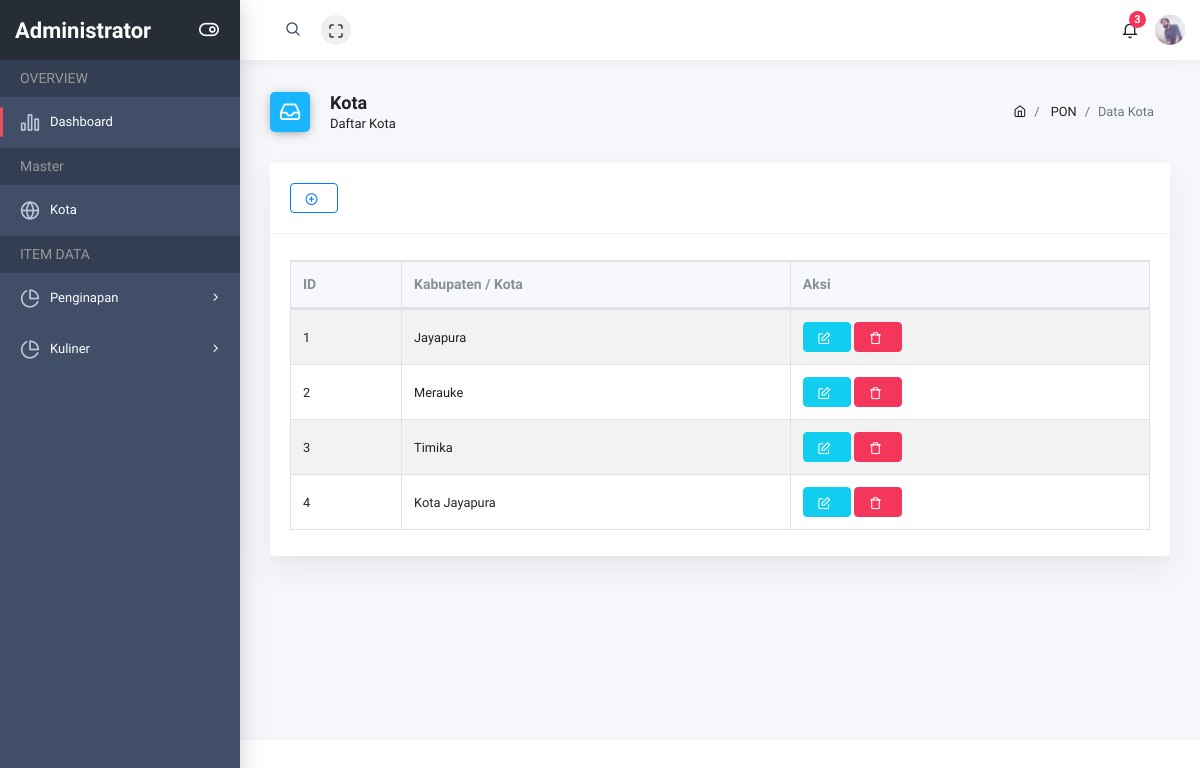
The app's page /kota (signed in) with its own data.
### pon/models.py (models this page shows, shortened)
class Kota(models.Model):
    id_kota = models.AutoField(primary_key=True)
    nama_kota = models.CharField(max_length=50)
    class Meta:
        ordering = ('id_kota',)

### pon/views.py (the view)
# urls.py: path('kota', login_required(KotaView.as_view()), name='kota'),
class KotaView(ListView):
    template_name = 'layout/r-kota.html';
    model = Kota

### pon/templates/layout/r-kota.html
{% extends 'base/base_site.html' %}
{% block content %}
<div class="page-header">
    <div class="row align-items-end">
        <div class="col-lg-8">
            <div class="page-header-title">
                <i class="ik ik-inbox bg-blue"></i>
                <div class="d-inline">
                    <h5>Kota</h5>
                    <span>Daftar Kota<span>
                </div>
            </div>
        </div>
        <div class="col-lg-4">
            <nav class="breadcrumb-container" aria-label="breadcrumb">
                <ol class="breadcrumb">
                    <li class="breadcrumb-item">
                        <a href="../index.html"><i class="ik ik-home"></i></a>
                    </li>
                    <li class="breadcrumb-item">
                        <a href="#">PON</a>
                    </li>
                    <li class="breadcrumb-item active" aria-current="page">Data Kota</li>
                </ol>
            </nav>
        </div>
    </div>
</div>
<div class="row">
    <div class="col-md-12">
        <div class="card">
            <div class="card-header">
                <span class="center"><a href="#" class="btn btn-outline-primary" title="Tambah URL" type="button"><i class="ik ik-plus-circle"></i></a></span>
            </div>
            <div class="card-body">
                <table id="order-table" class="table table-striped table-bordered">
                    <thead>
                        <tr>
                            <th>ID</th>
                            <th>Kabupaten / Kota</th>
                            <th>Aksi</th>
                        </tr>
                    </thead>
                    <tbody>
                        {% for items in object_list %}
                        <tr>
                            <td>{{ items.id_kota }}</td>
                            <td>{{ items.nama_kota }}</td>
                            <td>
                                <a href="#" class="small btn btn-info" title="Edit"><i class="ik ik-edit"></i></a>
                                <a href="#" class="small btn btn-danger" title="Hapus"><i class="ik ik-trash"></i></a>
                            </td>
                        </tr>
                        {% endfor %}
                    </tbody>
                </table>
            </div>
        </div>
    </div>
</div>
{% endblock content %}

### records on screen
Kota: id_kota "1", nama_kota "Jayapura"
Kota: id_kota "2", nama_kota "Merauke"
Kota: id_kota "3", nama_kota "Timika"
Kota: id_kota "4", nama_kota "Kota Jayapura"
